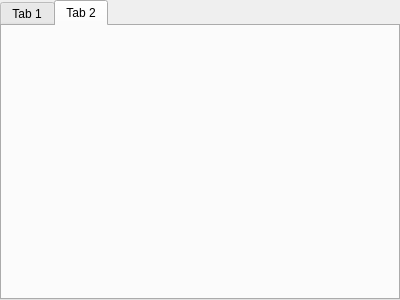
<?xml version="1.0" encoding="UTF-8"?>
<ui version="4.0">
 <class>Tab_page</class>
 <widget class="QWidget" name="Tab_page">
  <property name="geometry">
   <rect>
    <x>0</x>
    <y>0</y>
    <width>400</width>
    <height>300</height>
   </rect>
  </property>
  <property name="windowTitle">
   <string>Form</string>
  </property>
  <layout class="QVBoxLayout" name="verticalLayout">
   <property name="spacing">
    <number>0</number>
   </property>
   <property name="leftMargin">
    <number>0</number>
   </property>
   <property name="topMargin">
    <number>0</number>
   </property>
   <property name="rightMargin">
    <number>0</number>
   </property>
   <property name="bottomMargin">
    <number>0</number>
   </property>
   <item>
    <widget class="QTabWidget" name="tabWidget">
     <property name="currentIndex">
      <number>1</number>
     </property>
     <widget class="QWidget" name="tab">
      <attribute name="title">
       <string>Tab 1</string>
      </attribute>
     </widget>
     <widget class="QWidget" name="tab_2">
      <attribute name="title">
       <string>Tab 2</string>
      </attribute>
     </widget>
    </widget>
   </item>
  </layout>
 </widget>
 <resources/>
 <connections/>
</ui>
